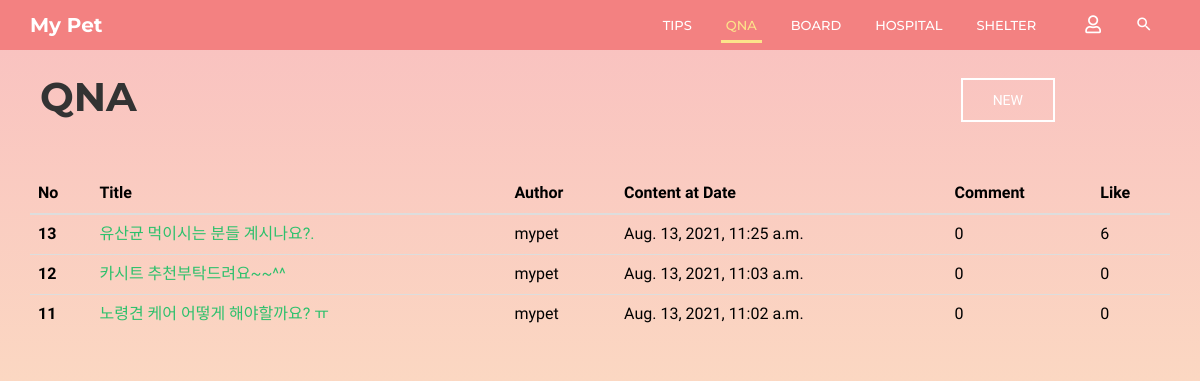
The app's page /community/qna/ with its own data.
### community/models.py (models this page shows, shortened)
class Qna(models.Model):
    b_title = models.CharField(max_length=30)
    b_author = models.CharField(max_length=20)
    b_content = models.TextField()
    b_date = models.DateTimeField(auto_now=True)  # 글 수정하면 수정한 시각으로 갱신됨
    b_comment_count = models.IntegerField(default=0)
    b_like_count = models.IntegerField(default=0)
    b_photo = models.ImageField(blank=True, null=True, default='../media/noimage.jpg')

### community/views.py (the view)
# urls.py: path('qna/', views.qna, name='qna'),
def qna(request):
    posts = Qna.objects.all().order_by('-id')
    return render(request, 'community/qna.html', {'posts': posts})

### community/templates/community/qna.html (shortened to what this page needs)
{% extends 'base.html' %}
{% block html_body %}
    <link rel="stylesheet" href="/static/css/pages/header.css">
    <link rel="stylesheet" href="/static/css/pages/board.css">
    <header id="column-header">
        <div id="nino-headerInner">
            <nav id="nino-navbar" class="navbar navbar-default" role="navigation">
                <div class="container">
                    <div class="navbar-header">
                        <a class="navbar-brand" href="{% url 'home' %}">My Pet</a>
                    </div>
                    <div class="nino-menuItem pull-right">
                        <div class="collapse navbar-collapse pull-left" id="nino-navbar-collapse">
                            <ul class="nav navbar-nav">
                                <li><a href="#" onclick="testa('{% url 'community:tips' %}')">Tips<span class="sr-only">(current)</span></a>
                                </li>
                                <li class="active"><a href="#" onclick="testa('{% url 'community:qna' %}')">QnA</a></li>
                                <li><a href="#" onclick="testa('{% url 'community:board' %}')">Board</a></li>
                                <li><a href="#" onclick="testa('{% url 'community:hospital' %}')">Hospital</a></li>
                                <li><a href="#" onclick="testa('{% url 'community:shelter' %}')">Shelter</a></li>
                            </ul>
                        </div>
                        <ul class="nino-iconsGroup nav navbar-nav">
                            {% if user.is_authenticated %}
                                <li><a href="#" onclick="testa('{% url 'community:logout' %}')"><i
                                        class="mdi fas fa-user-slash nino-icon"></i></a></li>
                            {% else %}
                                <li><a href="#" onclick="testa('{% url 'community:login' %}')"><i
                                        class="mdi far fa-user nino-icon"></i></a></li>
                            {% endif %}
                            <li><a href="#" class="nino-search"><i class="mdi mdi-magnify nino-icon"></i></a></li>
                        </ul>
                    </div>
                </div>
            </nav>
        </div>
    </header>
    <div class="container board-header">
        <div class="board-title">
            <h1 class="title-h1">QnA</h1>
        </div>
        <div class="board-post-btn">
            <a href="{% url 'community:qna_create' %}" class="nino-btn nino-post-btn">NEW</a>
        </div>
    </div>
    <div class="container">
        <div class="tips-page tips-table">
            <table class="table table-hover">
                <thead class="thead-dark">
                <tr>
                    <th scope="col">No</th>
                    <th scope="col">Title</th>
                    <th scope="col">Author</th>
                    <th scope="col">Content at Date</th>
                    <th scope="col">Comment</th>
                    <th scope="col">Like</th>
                </tr>
                </thead>
                <tbody>
                {% for post in posts %}
                    <tr>
                        <th scope="row">{{ post.id }}</th>
                        <td><a href="/community/{{ post.id }}/qna_detail/">{{ post.b_title }}</a></td>
                        <td>{{ post.b_author }}</td>
                        <td>{{ post.b_date }}</td>
                        <td>{{ post.b_comment_count }}</td>
                        <td>{{ post.b_like_count }}</td>
                    </tr>
                {% endfor %}
                </tbody>
            </table>
        </div>
    </div>
{% endblock %}

### static/css/pages/index.css (style rules this page uses)
html, body { line-height: 1.7; margin: 0; padding: 0; }
body { color: #999; font-size: 13px; font-weight: 400; overflow-x: hidden; position: relative; font-family: "Roboto", sans-serif; }
article, aside, details, figcaption, figure, footer, header, hgroup, menu, nav, section, main { display: block; }
a { text-decoration: none; outline: none; color: #2ec06c; -webkit-transition: all 0.3s ease-in-out; -moz-transition: all 0.3s ease-in-out; -o-transition: all 0.3s ease-in-out; -ms-transition: all 0.3s ease-in-out; transition: all 0.3s ease-in-out; }
h1, h2, h3, h4, h5, h6 { margin: 5px 0 10px; color: #333; text-transform: uppercase; font-family: "Montserrat", sans-serif; }
h1, h2 { font-weight: 300; }
h1 { font-size: 2.2em; }
ul, ul li, ol, ol li, p, form, input { margin: 0; padding: 0; }
ul, ul li { list-style: none; }
.container { position: relative; }
.nino-btn { display: inline-block; color: black; text-transform: uppercase; padding: 13px 30px; text-align: center; border: 2px solid black; font-size: 14px; line-height: 100%; }
#nino-headerInner { position: relative; z-index: 5; }
#nino-navbar { background: none; border: none; border-radius: 0; }
#nino-navbar .navbar-brand { color: #fff; font-weight: 700; font-size: 20px; }
#nino-navbar .navbar-nav > li > a { color: #fff; font-weight: 500; text-transform: uppercase; border-bottom: 3px solid transparent; padding: 15px 5px 5px; margin: 0 12px; }
#nino-navbar .navbar-nav > li > a:hover, #nino-navbar .navbar-nav > .active > a, #nino-navbar .navbar-nav > .active > a:hover { color: #fce38a; border-color: #fce38a; background: none; }
#nino-navbar .nino-menuItem { float: right; }
#nino-navbar .nino-iconsGroup li a { border: none; font-size: 18px; }

### static/css/pages/header.css (style rules this page uses)
#column-header { position: relative; font-family: "Montserrat", sans-serif; background: rgba(243, 129, 129, 0.9); }
#column-header:after { content: ""; position: absolute; left: 0; top: 0; width: 100%; height: 100%; background: rgba(243, 129, 129, 0.9); }
#nino-headerInner { position: relative; z-index: 5; }

### static/css/pages/board.css (style rules this page uses)
body { height: 100vh; font-family: 'Prompt', sans-serif; background: linear-gradient( to bottom, rgba(243, 129, 129, 0.5), rgba(252, 227, 138, 0.5) ); }
.board-header { display: flex; align-items: center; margin-top: 15px; }
.board-title { position: relative; margin-left: 10px; }
.board-post-btn { position: absolute; right: 130px; }
.title-h1 { font-weight: 700; font-size: 40px; }
.tips-table { width: 100%; margin-top: 45px; }
th, td { color: black; font-size: 16px; }
.nino-post-btn { display: inline-block; color: white; text-transform: uppercase; padding: 13px 30px; text-align: center; border: 2px solid white; font-size: 14px; line-height: 100%; }

### records on screen
Qna: id "13", b_title "유산균 먹이시는 분들 계시나요?.", b_author "mypet", b_date "Aug. 13, 2021, 11:25 a.m.", b_comment_count "0", b_like_count "6"
Qna: id "12", b_title "카시트 추천부탁드려요~~^^", b_author "mypet", b_date "Aug. 13, 2021, 11:03 a.m.", b_comment_count "0", b_like_count "0"
Qna: id "11", b_title "노령견 케어 어떻게 해야할까요? ㅠ", b_author "mypet", b_date "Aug. 13, 2021, 11:02 a.m.", b_comment_count "0", b_like_count "0"
